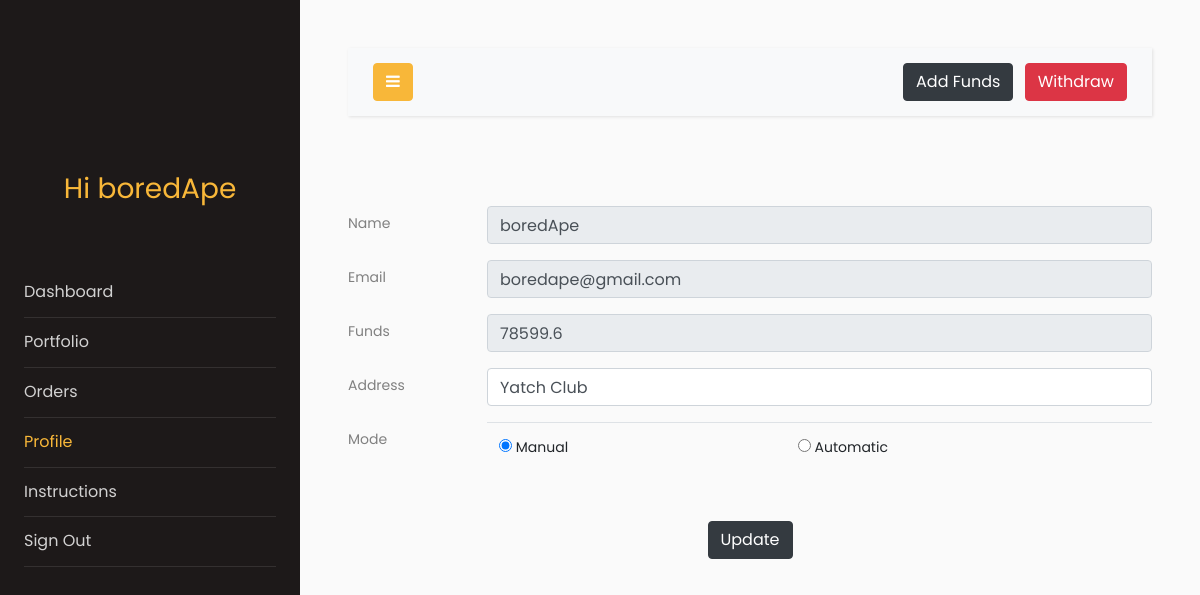
Screenshot of /profile (signed in) with the database file from the repository.
### models.py (models this page shows, shortened)
class Users(db.Model, UserMixin):
    __tablename__ = "users"
    name = db.Column(db.String(64))
    pasword_hash = db.Column(db.String(128))
    id = db.Column(db.Integer, primary_key=True)
    address = db.Column(db.String(128))
    funds = db.Column(db.Float, default=0)
    email = db.Column(db.String(64), unique=True, index=True)
    mode = db.Column(db.Integer, default=0)  # 0 is manual, 1 is automatic

### app.py (the view, shortened to what this page needs)
@app.route("/profile", methods=["GET", "POST"])
@login_required
def profile():
    pform = profiles()
    addform = addFunds()
    withform = WithdrawFunds()
    if addform.validate_on_submit() and addform.submit1.data:
        current_user.funds = current_user.funds + int(addform.amount.data)
        db.session.commit()
        flash("Funds added successfuly")
        return redirect(url_for("profile"))
    if pform.validate_on_submit():
        current_user.address = pform.address.data
        if pform.mode.data == 1:
            flash("Work in progress for Automatic Mode")
        current_user.mode = 0
        db.session.commit()
        flash("User Account Updated")
        return redirect(url_for("profile"))
    elif request.method == "GET":
        pform.name.data = current_user.name
        pform.email.data = current_user.email
        pform.funds.data = round(current_user.funds, 2)
        pform.address.data = current_user.address
        pform.mode.data = current_user.mode
    return render_template(
        "profile.html", proForm=pform, addform=addform, withform=withform
    )

### forms.py
class profiles(FlaskForm):
    name = StringField("Name")
    email = StringField("Email")
    funds = IntegerField("Funds")
    address = StringField("Address")
    mode = RadioField(
        "Mode", choices=[(0, "Manual"), (1, "Automatic")], default=0, coerce=int
    )
    submit = SubmitField("Update")

class addFunds(FlaskForm):
    amount = IntegerField("amount", validators=[DataRequired()])
    submit1 = SubmitField("Add Funds")

### models.py (called while the page is built)
@login_manager.user_loader
def load_user(user_id):
    return Users.query.get(user_id)

### templates/profile.html (shortened to what this page needs)
<!doctype html>
<html lang="en">
<head>
    <link rel="stylesheet" href="https://stackpath.bootstrapcdn.com/font-awesome/4.7.0/css/font-awesome.min.css">
    <link rel="stylesheet" href="{{ url_for('static', filename='css1/style.css') }}">
</head>
<body>
    <div class="wrapper d-flex align-items-stretch">
        <nav id="sidebar">
            <div class="p-4 pt-5">
                <a href="#" class="img logo"></a>
                <h3 style="color: #f8b739; font-family: Poppins, Arial, sans-serif; text-align: center;">Hi
                    {{current_user.name}}</h3>
                <br>
                <br>
                <ul class="list-unstyled components mb-5">
                    <li>
                        <a href="{{url_for('dashboard')}}">Dashboard</a>
                    </li>
                    <li>
                        <a href="{{url_for('portfolio')}}">Portfolio</a>
                      </li>
                    <li>
                        <a href="{{url_for('orders')}}">Orders</a>
                    </li>
                    <li class="active">
                        <a href="{{url_for('profile')}}">Profile</a>
                    </li>
                    <li>
                        <a href="{{url_for('instructions')}}">Instructions</a>
                    </li>
                    <li>
                        <a href="{{url_for('logout')}}">Sign Out</a>
                    </li>
                </ul>
            </div>
        </nav>
        <div id="content" class="p-4 p-md-5">
            <nav class="navbar navbar-expand-lg navbar-light bg-light">
                <div class="container-fluid">
                    <button type="button" id="sidebarCollapse" class="btn btn-primary">
                        <i class="fa fa-bars"></i>
                    </button>
                    <button class="btn btn-dark ml-auto d-inline-block" data-toggle="modal" data-target="#transaction">Add Funds</button>&nbsp; &nbsp;
                    <button class="btn btn-danger d-inline-block" data-toggle="modal" data-target="#withdraw">Withdraw</button>
                </div>
            </nav>
             <br>
             <br>
            <form method="POST" enctype="multipart/form-data" class="form-group">
                <div class="form-group row">
                    <label for="staticEmail" class="col-sm-2 col-form-label">Name</label>
                    <div class="col-sm-10">
                        {{proForm.name(class='form-control', disabled=True)}}
                    </div>
                </div>
                <div class="form-group row">
                    <label for="staticEmail" class="col-sm-2 col-form-label">Email</label>
                    <div class="col-sm-10">
                        {{proForm.email(class="form-control", disabled=True)}}
                    </div>
                </div>
                <div class="form-group row">
                    <label for="inputPassword" class="col-sm-2 col-form-label">Funds</label>
                    <div class="col-sm-10">
                        {{proForm.funds(class='form-control',disabled=True)}}
                    </div>
                </div>
                <div class="form-group row">
                    <label for="inputPassword" class="col-sm-2 col-form-label">Address</label>
                    <div class="col-sm-10">
                        {{proForm.address(class='form-control',maxlength=128)}}
                    </div>
                </div>
                <div class="form-group row">
                    <label for="inputPassword" class="col-sm-2 col-form-label">Mode</label>
                    <div class="col-sm-10">
                        <table class="table">
                        <tr>
                            {% for subfield in proForm.mode %}
                                <td><label class="radio-inline"> {{subfield}} {{subfield.label}} </label></td>
                            {% endfor %}
                        </tr>
                        </table>
                    </div>
                </div>
                <div class="form-group row">
                    <div style="margin:0 auto 0">
                        {{proForm.submit(class='btn btn-dark')}}
                    </div>
                </div>
            </form>
        </div>
    </div>
</body>
</html>

### rows the page displays
Users: name "boredApe", email "boredape@gmail.com", funds "78599.6", address "Yatch Club"

### other values shown
{{ subfield.label }} "Manual" "Automatic"
